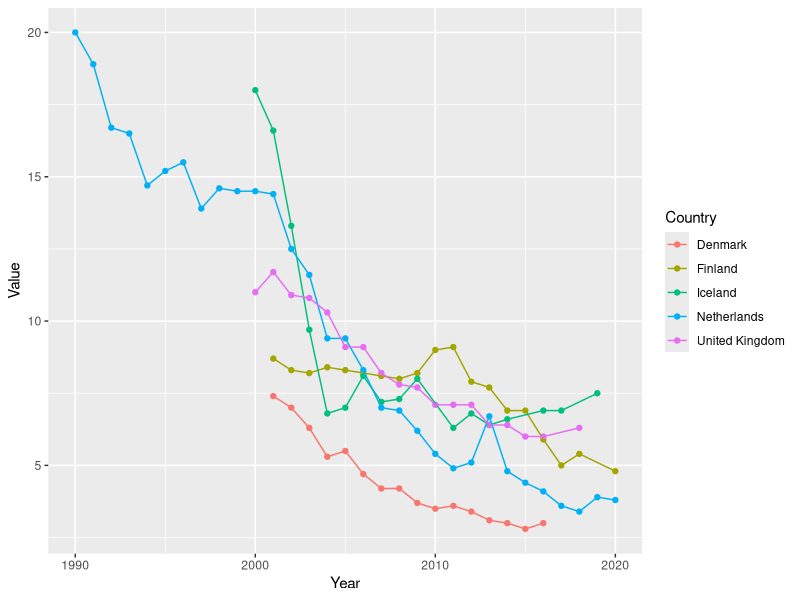
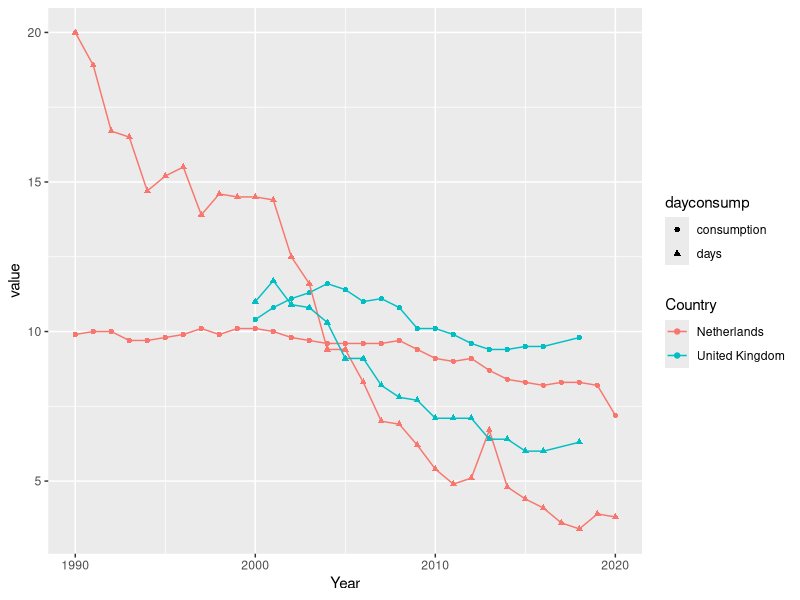

These charts were generated, in order, by the following R code:
#load packages
library(tidyverse)
library(dbplyr)

#read in hospital stay data and clean to show X countries of interest
hospital_days <- read_csv("hospital_days.csv")
glimpse(hospital_days)

clean_hospital_days <- hospital_days %>%  
  select(Country, Year, Value) %>% 
  filter(Country == "United Kingdom" | Country == "Netherlands" | Country == "Finland" | Country == "Denmark" | Country == "Iceland")

view(clean_hospital_days)

#plot hospital stay duration by country over time
plot_compare <- clean_hospital_days %>% 
  ggplot(aes(Year, Value, color = Country)) +
  geom_point() +
  geom_line()

plot_compare

#read in alcohol consumption data and clean to show X countries of interest
alcohol_consumption_raw <- read_csv("alc_consumption.csv")

clean_alcohol_consumption <- alcohol_consumption_raw %>% 
  select(Country, Year, Value, Measure) %>% 
  filter(Country == "United Kingdom" | Country == "Netherlands" | Country == "Finland" | Country == "Denmark" | Country == "Iceland") %>% 
  filter(Measure == "Litres per capita (15+)")

#plot alcohol consumption by country over time
plot_consumption <- clean_alcohol_consumption %>% 
  ggplot(aes(Year, Value, color = Country)) +
  geom_point() +
  geom_line()



#next want to combine to compare both 
#why have stays dropped but consumption stabilised in some places but not others?

joined <- left_join(clean_hospital_days, clean_alcohol_consumption, by = c("Country" = "Country", "Year" = "Year")) %>% 
  rename(days = Value.x,
         consumption = Value.y)


joined_plot <- joined %>% 
  filter(Country == "United Kingdom" | Country == "Netherlands") %>% 
  pivot_longer(days:consumption, names_to = "dayconsump", values_to = "value")%>% 
  ggplot(aes(Year, value, group = paste0(dayconsump, Country), color = Country, shape = dayconsump)) +
  geom_point() +
  geom_line()
joined_plot  
